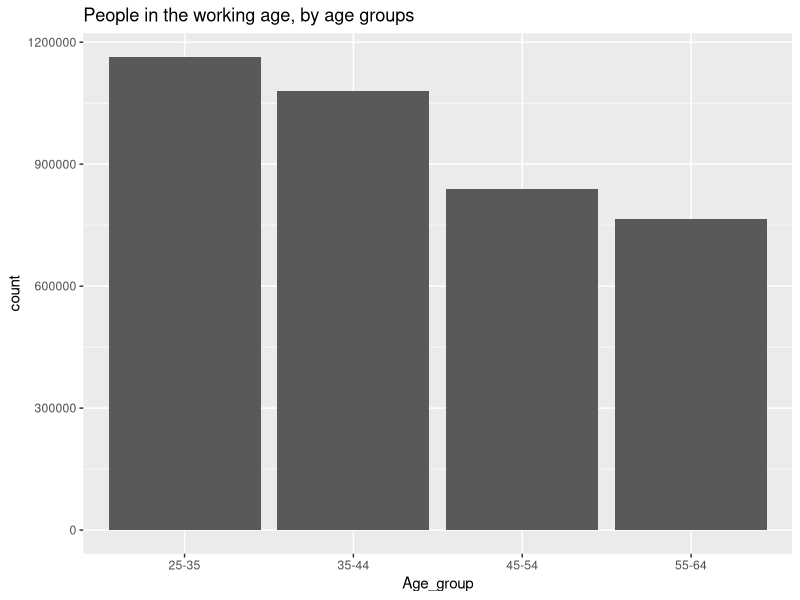
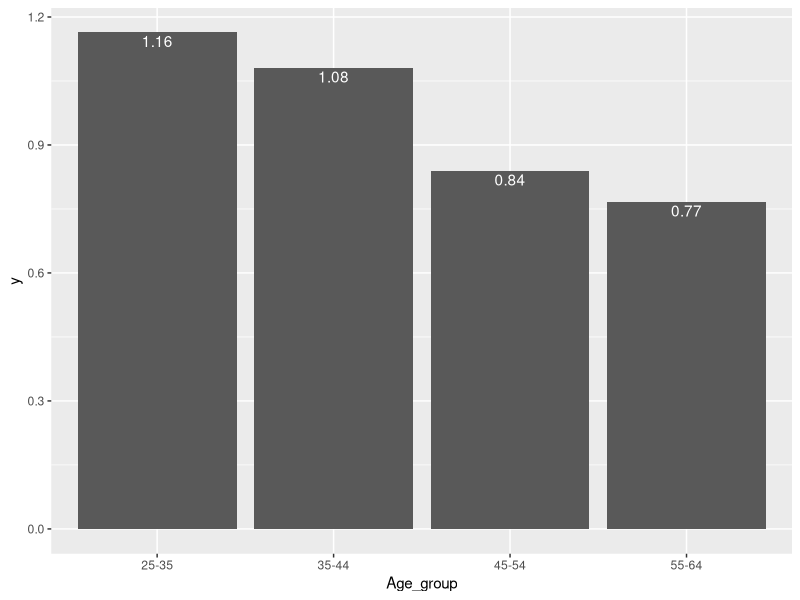
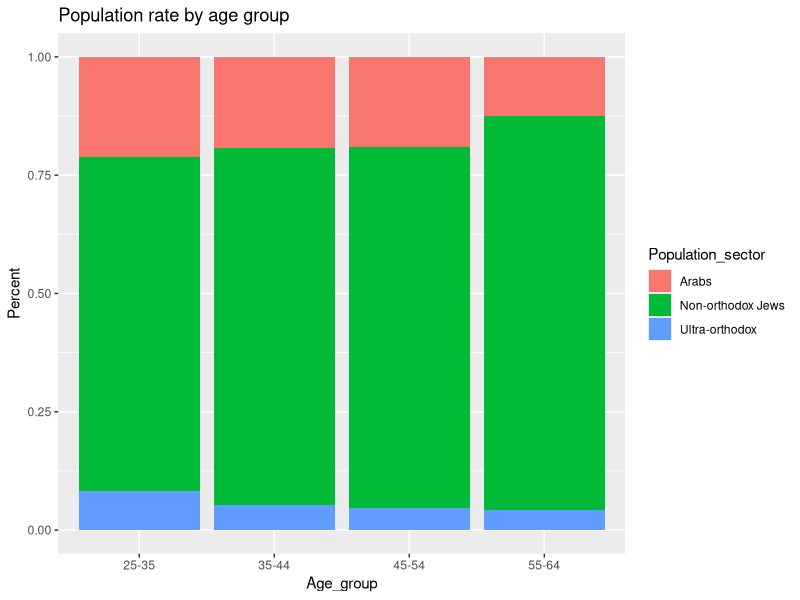

The R script that drew these images, in order:
library(tidyr)
library(readxl)
library(tidyverse)
setwd('../')


# ***** Q1 *****
df <- read_csv('Data/income_2017.csv') %>%
  filter(!Age_group %in% c('15-17', '18-24', '65+'))


# ***** Q2 *****
df <- df %>%
  mutate(Age_group = recode(Age_group,
                           '25-29'='25-35',
                           '30-34'='25-35',
                           '55-59'='55-64',
                           '60-64'='55-64')) %>%
  mutate(Age_group = factor(Age_group, levels = c('25-35',    
                                                  '35-44',    
                                                  '45-54',    
                                                  '55-64'), ordered = TRUE))
# ***** Q3 *****
df %>%
  ggplot(mapping = aes(x=Age_group, weight=weight)) +
  geom_bar() +
  ggtitle('People in the working age, by age groups')

age_pop <- df %>%
  summarize(sum(weight))
print(paste('There are', age_pop, 'people in the working age'))


# ***** Q4 *****

# We begin by creating the relevant y values

pop_share_by_ages <- df %>%
  group_by(Age_group) %>%
  summarize(sum(weight)/1000000)%>%
  pull()

pop_share_by_ages[1]
  
df %>%
  ggplot(mapping = aes(x=Age_group, weight=weight/1000000)) + 
  geom_bar() +
  annotate(geom = 'text',
           y=pop_share_by_ages[1] -0.02,
           x='25-35',
           label = round(pop_share_by_ages[1], digits = 2),
           color = 'white',) +
  
  annotate(geom = 'text',
           y=pop_share_by_ages[2] -0.02,
           x='35-44',
           label = round(pop_share_by_ages[2], digits = 2),
           color = 'white',) +
  
  annotate(geom = 'text',
           y=pop_share_by_ages[3] -0.02,
           x='45-54',
           label = round(pop_share_by_ages[3], digits = 2),
           color = 'white',) +
  
  annotate(geom = 'text',
           y=pop_share_by_ages[4] -0.02,
           x='55-64',
           label = round(pop_share_by_ages[4], digits = 2),
           color = 'white',)


df %>%
  group_by(Population_sector) %>%
  ggplot(mapping = aes(x=Age_group, weight = weight, fill=Population_sector)) +
  geom_bar(position = 'fill') +
  ggtitle('Population rate by age group') +
  ylab('Percent')

# This is the analytical calculation 
df %>%
  group_by(Age_group) %>%
  mutate(pop_total = sum(weight)) %>%
  group_by(Population_sector, Age_group) %>%
  summarize(People = sum(weight), pop_total = first(pop_total)) %>%
  mutate(pop_share = People / pop_total) %>%
  select(Population_sector, Age_group, pop_share)
